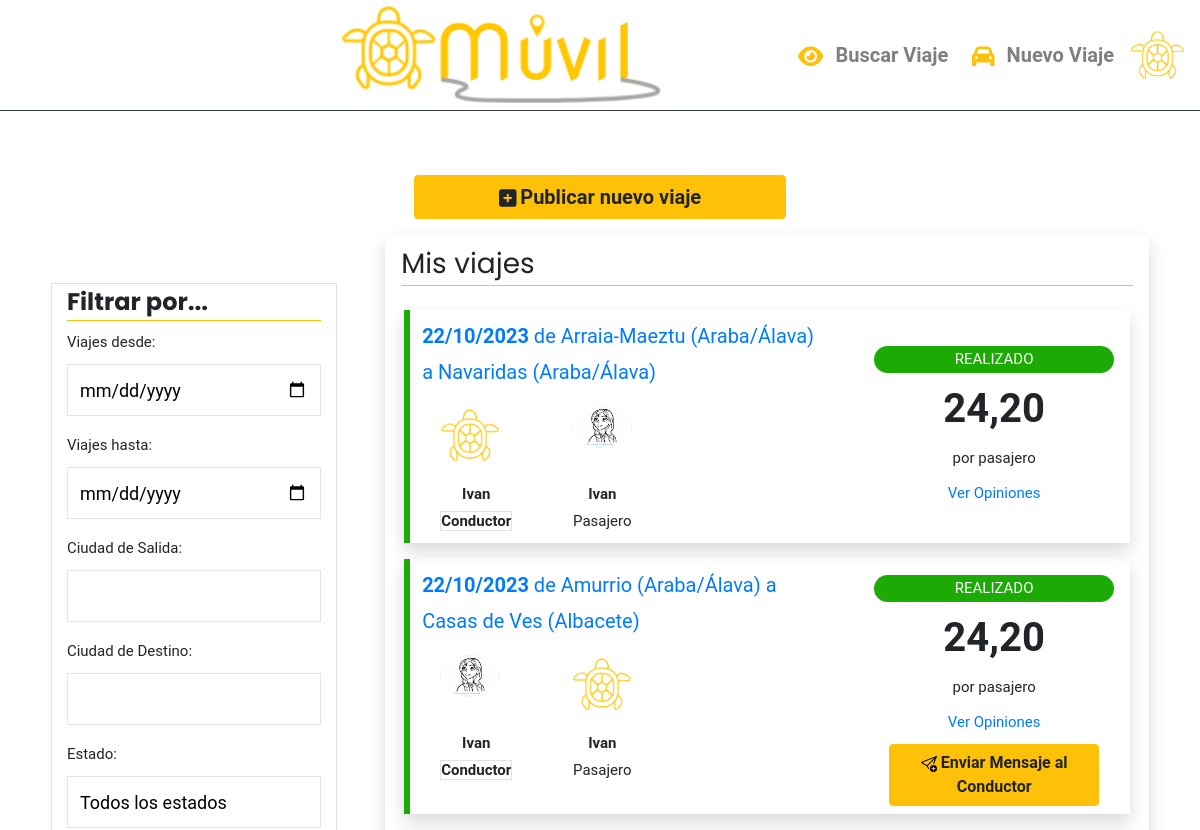
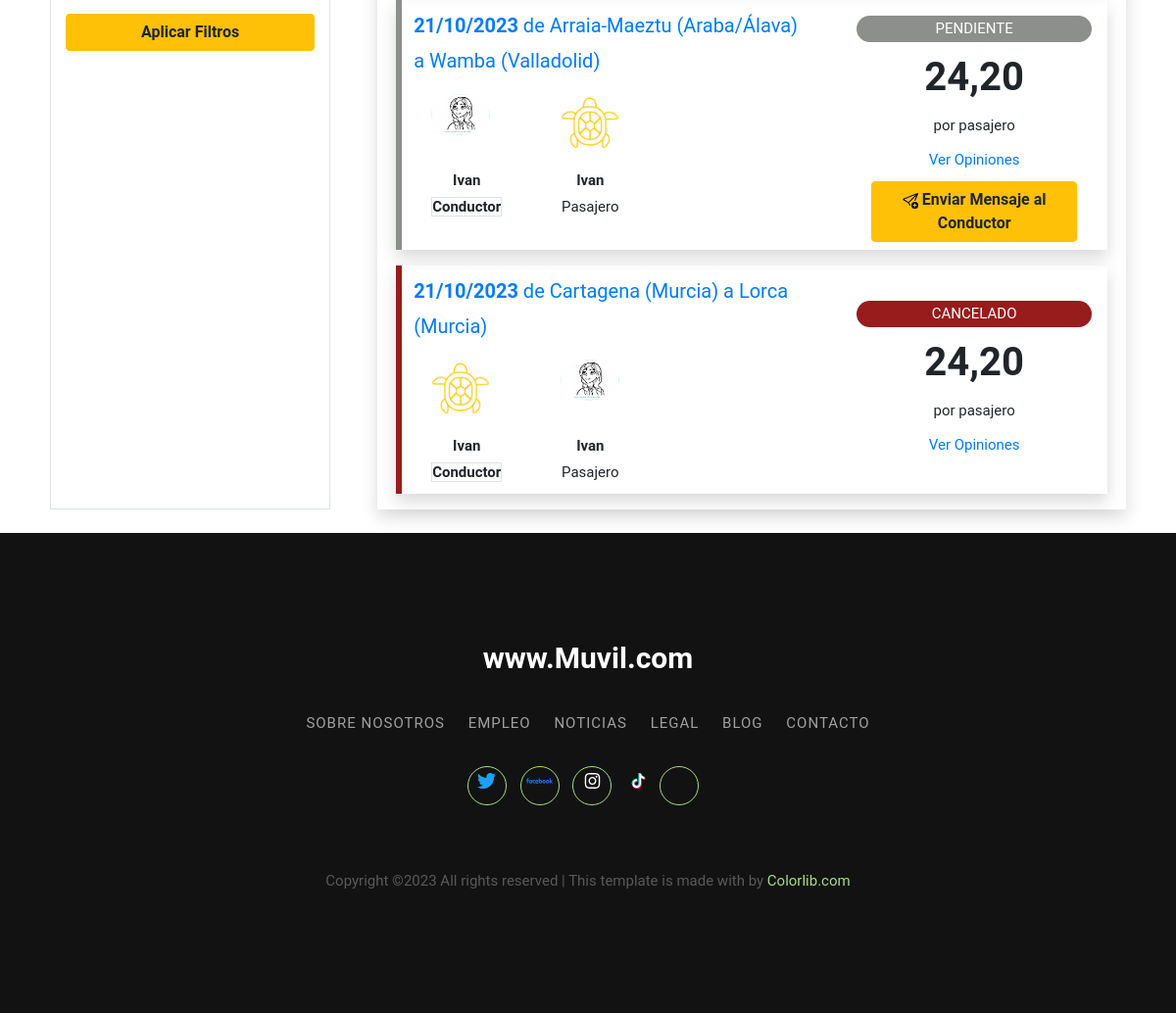
Page /mis_viajes/ (signed in) on the committed database (2 pictures, top to bottom).
### Aplicaciones/FrontEnd/models.py (models this page shows, shortened)
class Personas (models.Model):
    phoneNumberRegex = RegexValidator(regex=r"^\+?1?\d{8,15}$")
    id_usuario = models.ForeignKey(Usuario, to_field='id', null=True, blank=True, on_delete=models.CASCADE)
    nombre = models.CharField(max_length=64, blank=False, null=False)
    apellido1 = models.CharField(max_length=64, blank=False, null=False)
    apellido2 = models.CharField(max_length=64, blank=True, null=True)
    fec_nacimiento = models.DateField(blank=False, null=False)
    tipo_documento = models.CharField (max_length=8, blank=False, null=False)
    numero_documento = models.CharField(max_length=32, blank=False, null=False, unique=True)
    num_telefono = models.CharField(validators = [phoneNumberRegex], max_length = 16, blank=False, null=False)
    genero = models.CharField(max_length=1, choices=genero, default='F', blank=True, null=True)
    puntuacion = models.DecimalField(max_digits=2, decimal_places=1, default=3.5, blank=True, null=True)
    prestigio = models.CharField(max_length=2, choices=prestigio, default='B', blank=True, null=True)
    numero_opiniones = models.PositiveIntegerField(default = '0', blank=True, null=True)
    descripcion = models.CharField(max_length=3000, blank=True, null=True)
    imagen = models.ImageField(upload_to='images/users_profile', default="images/users_profile/avatar-mujer.jpg")
    pref_conversacion = models.PositiveIntegerField(default='1')
    pref_musica = models.PositiveIntegerField(default='1')
    pref_mascota = models.PositiveIntegerField(default='1')
    pref_fumar = models.PositiveIntegerField(default='1')
    pref_comida = models.PositiveIntegerField(default='1')
    notif_noticiasofertas = models.PositiveIntegerField(default='3')
    notif_opiniones = models.PositiveIntegerField(default='3')
    notif_reservas = models.PositiveIntegerField(default='3')
    fec_created = models.DateTimeField(auto_now_add=True)
    fec_updated = models.DateTimeField(auto_now=True)
    class Meta:
        verbose_name = 'personas'
        verbose_name_plural = 'personas'

class Viajes (models.Model):
    id_persona = models.ForeignKey(Personas, to_field='id', on_delete=models.CASCADE)
    ciudad_origen = models.CharField(max_length=64)
    ciudad_destino = models.CharField(max_length=64)
    fecha_ida = models.DateField(blank=True, null=True)
    numero_asientos_viaje = models.PositiveSmallIntegerField()
    equipaje = models.CharField(max_length=2, choices=equipaje, default='EM')
    estado = models.PositiveIntegerField(choices=estados_viajes, default=1)
    importe_total_asiento = models.DecimalField(max_digits = 5,decimal_places = 2)
    importe_comision_asiento = models.DecimalField(max_digits = 5,decimal_places = 2)
    importe_conductor_asiento = models.DecimalField(max_digits = 5,decimal_places = 2)
    numero_asientos_libres = models.PositiveIntegerField(default=0)
    hora_ida = models.TimeField()
    fechor_ida = models.DateTimeField()
    fechor_pendiente = models.DateTimeField(blank=True, null=True)
    fechor_realizado = models.DateTimeField(blank=True, null=True)
    fechor_cancelado = models.DateTimeField(blank=True, null=True)
    id_vehiculo = models.ForeignKey(Vehiculos, to_field='id', null=True, blank=True, on_delete=models.CASCADE)
    flg_ida_vuelta = models.BooleanField(default=False)
    distancia_kms = models.DecimalField(max_digits=6, decimal_places=1)
    duracion_min = models.PositiveIntegerField()
    fechor_llegada = models.DateTimeField()
    fec_created = models.DateTimeField(auto_now_add=True)
    fec_updated = models.DateTimeField(auto_now=True)
    class Meta:
        verbose_name = 'viajes'
        verbose_name_plural = 'viajes'

### Aplicaciones/FrontEnd/decorators.py (the view)
        def _wrapped_view(request, *args, **kwargs):
            usuario = Personas.objects.get(id_usuario=request.user.id)
            kwargs['usuario'] = usuario
            return view_func(request, *args, **kwargs)

### Aplicaciones/FrontEnd/templates/mis_viajes.html (shortened to what this page needs)
{% extends "base.html" %}
{% load static %}
{% block base_link %}
	<link type='text/css' href='{% static "css/mis_viajes.css" %}' rel='stylesheet' />
{% endblock %}
{% block base_content %}
	<div class="container-lg mt-5">
		<div class="row justify-content-around">
			<div class="col-12 d-flex justify-content-center py-3">
				<a class="btn btn-warning rounded col-12 col-md-4 boton-3d" href="{% url 'n_nuevo_viaje' %}">
					<i class="fas fa-square-plus fa-lg"></i>
					<span class="fs-5 fw-bold">Publicar nuevo viaje</span>
				</a>
			</div>
			<aside class="col-12 col-lg-3 mt-5 order-2 order-lg-1 filtros-misviajes border">
				<h4 class="fw-bold border-bottom border-3 border-warning">
					Filtrar por...
				</h4>
				<form method="get">
					{{ filter.form.as_p }}
					<input type="submit" class="btn btn-warning fw-bold w-100" value="Aplicar Filtros"/>
				</form>
			</aside>
			<div class="col-12 col-lg-8 order-1 order-lg-2 shadow">
				<div class="row">
					<div class="col-12 px-3 pt-2">
						<h3 class="border-bottom border-5 border-warning">Mis viajes</h3>
					</div>
				</div>
				{% for v in filter.qs %}
				<div class="row border-card my-3 py-2 mx-1 justify-content-between shadow" id="card-viaje"
					 style="border-left-color:
					 				{% if v.estado == 1 %}
										#8C8F8B
									{% elif v.estado == 2 %}
										#1CAB04
									{% elif v.estado == 3 %}
										#991C1C
									{% endif %}
									;">
					<div class="col-7">
						<div class="row" id="fecha-viaje">
							<p class="fs-5">
								<a href="{% url 'n_detalles_viaje' idV=v.id %}" class="text-decoration-none">
									<strong>{{v.fechor_ida|date:"SHORT_DATE_FORMAT"}}</strong> de {{v.ciudad_origen}} a {{v.ciudad_destino}}
								</a>
							</p>
						</div>
						<div class="row" id="listado-pasajeros">
							{% for p in listado_plazas_viajes %}
							{% if p.id_viaje__id == v.id %}
							<div class="col-auto" id="usuario-viaje">
								<div class="col-12 align-self-center">
									<div class="img-responsive img-container-driver">
										<a href="{% url 'n_perfil_publico' idP=p.id_persona__id %}">
											{% if p.id_persona__imagen %}
											<img style="cursor: pointer;"
												 class="rounded-circle"
												 src="{{MEDIA_URL}}{{ p.id_persona__imagen }}">
											{% else %}
											<img style="cursor: pointer;"
												 class="rounded-circle"
												 src='{% static "img/avatar-mujer.jpg" %}'>
											{% endif %}
										</a>
									</div>
								</div>
								<div class="col-12 fw-bold text-center">
									{{p.id_persona__nombre}}
								</div>
								<div class="col-12 text-center">
									{% if p.flg_conductor %}
									<strong class="border border-3">Conductor</strong>
									{% else %}
									Pasajero
									{% endif %}
								</div>
							</div>
							{% endif %}
							{% endfor %}
						</div>
					</div>
					<div class="col-4 me-3 align-self-center">
						<div class="row mt-2" id="estado-viaje">
							<div class="text-white rounded-pill text-center"
								 style="background-color:
								 	{% if v.estado == 1 %}
										#8C8F8B
									{% elif v.estado == 2 %}
										#1CAB04
									{% elif v.estado == 3 %}
										#991C1C
									{% endif %}
									;">
								{{v.get_estado_display|upper}}
							</div>
						</div>
						<div class="row" id="precio-viaje">
							<div class="col-12 fw-bold fs-1 text-center">
								{{ v.importe_total_asiento }}
							</div>
							<div class="col-12 pb-2 text-center">
								por pasajero
							</div>
							<div class="col-12 pb-2 text-center">
								<a href="{% url 'n_opiniones_recibidas_main' idPr=v.id_persona_id %}">
									Ver Opiniones
								</a>
							</div>
							{% if v.id_persona_id != idP %}
							<div class="col text-center">
								<a class="btn btn-warning" href="{% url 'n_conversacion' idPc=v.id_persona_id %}">
									<img alt="Añadir" src='{% static "icon/send-plus.svg" %}'>
									<b>Enviar Mensaje al Conductor</b>
								</a>
							</div>
							{% endif %}
						</div>
					</div>
				</div>
				{% endfor %}
			</div>
		</div>
	</div>
{% endblock %}

### Aplicaciones/FrontEnd/templates/base.html (shortened to what this page needs)
{% load static %}
<!DOCTYPE html>
<html lang="en">
<head>
	<link href="{% static 'css/fontawesome_5.15.4/all.min.css' %}" rel="stylesheet" type="text/css">
	<link href="{% static 'css/base.css' %}" rel="stylesheet" type="text/css">
    {% block base_link %}
	{% endblock %}
</head>
<body>
    {% include "index.html" %}
    {% include "cabecera_grande.html" %}
    {% block base_content %} {% endblock %}
    {% include "pie_pagina.html" %}
</body>
</html>

### Aplicaciones/FrontEnd/templates/index.html (shortened to what this page needs)
{% load static %}
<!DOCTYPE html>
<html lang="en">
<head>
	<link rel="stylesheet" href='{% static "css/bootstrap5/bootstrap.min.css" %}'>
	<link rel="stylesheet" href='{% static "css/index.css" %}'>
</head>
<body>
</body>
</html>

### Aplicaciones/FrontEnd/templates/cabecera_grande.html (shortened to what this page needs)
{% load static %}
<!DOCTYPE html>
<html lang="en">
<head>
	<link type='text/css' href='{% static "css/cabecera.css" %}' rel='stylesheet' />
	<link type='text/css' href='{% static "./css/fontawesome/all.min.css" %}' rel='stylesheet' />
</head>
<body>
		<header>
			<nav class="navbar navbar-light navbar-expand-lg bg-white p-0">
  				<div class="container-fluid border-bottom border-3 border-dark">
					<a class="navbar-brand order-2 order-md-1 col-7 d-none d-md-flex justify-content-end" href="{% url 'n_pagina_principal' %}"><img src="{% static 'img/logo_Muvil_pagina_principal.png' %}" height="100px" alt="MÚVIL"></a>
    				<div class="collapse navbar-collapse justify-content-end ms-4 order-md-2 " id="navbarNavDropdown">
      					<ul class="navbar-nav">
        					<li class="nav-item">
          						<a class="nav-link" href="{% url 'n_buscar_viaje' %}">
									<i class="fas fa-eye fa-xl text-warning"></i>
									<span class="fs-5 fw-bold mx-2">Buscar Viaje</span>
								</a>
        					</li>
        					<li class="nav-item">
								<a class="nav-link"
									{% if not user.is_authenticated %}
									   href="" data-bs-toggle="modal" data-bs-target="#needLoginModal"
									{% else %}
									   href="{% url 'n_nuevo_viaje' %}"
									{% endif %} >
										<i class="fas fa-car fa-xl text-warning"></i>
										<span class="fs-5 fw-bold mx-2">Nuevo Viaje</span>
								</a>
        					</li>
						</ul>
					</div>
					<div class="order-3 order-md-3">
						<div class="nav-item">
							{% if user.is_authenticated %}
							<div class="menu-item-nav dropdown" href="#" role="button">
								{% if usuario.imagen %}
                                <div class="img-container-user dropdown-toggle" id="dropdownMenuLink" data-bs-toggle="dropdown" aria-expanded="false">
                                    <img class="rounded-circle" src="{{ usuario.imagen.url }}">
                                </div>
								{% else %}
								<div class="img-container-user dropdown-toggle" id="dropdownMenuLink" data-bs-toggle="dropdown" aria-expanded="false">
									<img class="rounded-circle" src='{% static "img/avatar-mujer.jpg" %}'>
								</div>
                            	{% endif %}
							</div>
							{% else %}
							<a class="menu-item-nav" href="#" role="button">
								<svg class="far fa-circle-user fa-3x text-dark" data-bs-toggle="modal" data-bs-target="#userModal" width="40" height="40" fill="black" ></svg>
							</a>
							{% endif %}
						</div>
   					</div>
  				</div>
			</nav>
		</header>
</body>
</html>

### Aplicaciones/FrontEnd/templates/pie_pagina.html (shortened to what this page needs)
{% load static %}
<!doctype html>
<html lang="en">
  <head>
	<link rel="stylesheet" href='{% static "css/pie_pagina.css" %}'>
  </head>
  <body>
		<footer class="footer-07 mt-4">
			<div class="container">
				<div class="row justify-content-center">
					<div class="col-md-12 text-center">
						<h2 class="footer-heading"><a href="#" class="logo">www.Muvil.com</a></h2>
						<p class="menu">
							<a href="#">Sobre Nosotros</a>
							<a href="#">Empleo</a>
							<a href="#">Noticias</a>
							<a href="#">Legal</a>
							<a href="#">Blog</a>
							<a href="{% url 'n_contacto' %}">Contacto</a>
						</p>
						<ul class="ftco-footer-social p-0">
              	<li><a href="#" data-toggle="tooltip" data-placement="top" title="Twitter"><img src='{% static "icon/twitter.svg" %}' alt="" width="35px"/></a></li>
              	<li><a href="#" data-toggle="tooltip" data-placement="top" title="Facebook"><img src='{% static "icon/facebook.svg" %}' alt="" width="35px"/></a></li>
              	<li><a href="#" data-toggle="tooltip" data-placement="top" title="Instagram"><img src='{% static "icon/instagram.svg" %}' alt="" width="35px"/></a></li
				<li><a href="#" data-toggle="tooltip" data-placement="top" title="TikTok"><img src='{% static "icon/tiktok.svg" %}' alt="" width="35px"/></a></li>
              	<li><a href="#" data-toggle="tooltip" data-placement="top" title="Pinterest"><img src='{% static "icon/pinterest.svg" %}' alt="" width="35px"/></a></li>
            </ul>
					</div>
				</div>
				<div class="row mt-5">
					<div class="col-md-12 text-center">
						<p class="copyright">
					  Copyright &copy; All rights reserved | This template is made with  by <a href="https://colorlib.com" target="_blank">Colorlib.com</a>
					  </p>
					</div>
				</div>
			</div>
		</footer>
  </body>
</html>

### Aplicaciones/FrontEnd/static/css/index.css (style rules this page uses)
html * { font-family: Roboto; }

### Aplicaciones/FrontEnd/static/css/cabecera.css (style rules this page uses)
.img-container-user { width:55px; overflow:hidden; }
.img-container-user img { width:100%; height:auto }

### Aplicaciones/FrontEnd/templates/mis_viajes.html (style rules this page uses)
.img-container-driver { width:60px; height:75px; overflow:hidden; }
.img-container-driver img { width:100%; height:auto; }
.border-card { border: solid 0.4em; border-style: none none none solid; }

### rows in the picture
Personas: imagen (picture), shows a picture, id_persona__nombre "Ivan", shows "Conductor"
Viajes: fechor_ida "22/10/2023", ciudad_origen "Arraia-Maeztu (Araba/Álava)", ciudad_destino "Navaridas (Araba/Álava)", estado "REALIZADO", importe_total_asiento "24,20"
Viajes: fechor_ida "22/10/2023", ciudad_origen "Amurrio (Araba/Álava)", ciudad_destino "Casas de Ves (Albacete)", estado "REALIZADO", importe_total_asiento "24,20"
Viajes: fechor_ida "21/10/2023", ciudad_origen "Arraia-Maeztu (Araba/Álava)", ciudad_destino "Wamba (Valladolid)", estado "PENDIENTE", importe_total_asiento "24,20"
Viajes: fechor_ida "21/10/2023", ciudad_origen "Cartagena (Murcia)", ciudad_destino "Lorca (Murcia)", estado "CANCELADO", importe_total_asiento "24,20"
